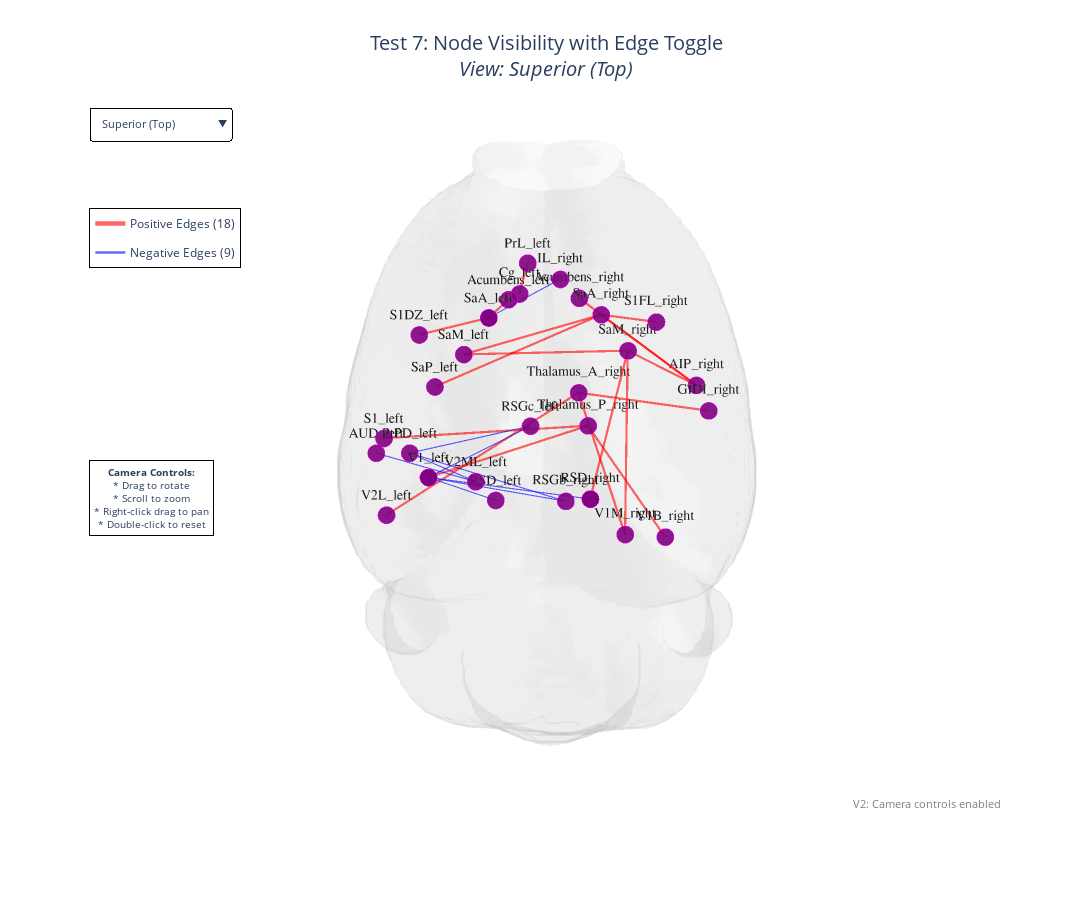

Notebook code for this chart:
### Code cell
# Display figure - try clicking on legend items to toggle visibility
fig7.show()

### Figure 1 — Plotly figure (JSON) as saved in the notebook; plotly's stock layout.template omitted (floating-point values rounded to 4 significant figures; data arrays with more than 128 entries replaced by an {"elided": "..."} marker saying what was removed)
{"data": [{"color": "lightgray", "hoverinfo": "skip", "i": {"elided": "18857 int values"}, "j": {"elided": "18857 int values"}, "k": {"elided": "18857 int values"}, "name": "Brain Surface", "opacity": 0.15, "showlegend": false, "type": "mesh3d", "x": {"elided": "9510 float values"}, "y": {"elided": "9510 float values"}, "z": {"elided": "9510 float values"}}, {"hoverinfo": "text", "hovertext": ["S1_left <-> Thalamus_P_right<br>Strength: 0.4446", "S1_left <-> Thalamus_P_right<br>Strength: 0.4446", "", "SaM_left <-> SaA_right<br>Strength: 0.8477", "SaM_left <-> SaA_right<br>Strength: 0.8477", "", "SaM_left <-> SaM_right<br>Strength: 0.8776", "SaM_left <-> SaM_right<br>Strength: 0.8776", "", "SaP_left <-> SaA_right<br>Strength: 0.5636", "SaP_left <-> SaA_right<br>Strength: 0.5636", "", "V1_left <-> Thalamus_P_right<br>Strength: 0.4247", "V1_left <-> Thalamus_P_right<br>Strength: 0.4247", "", "V2L_left <-> Thalamus_A_right<br>Strength: 0.3669", "V2L_left <-> Thalamus_A_right<br>Strength: 0.3669", "", "Acumbens_right <-> AIP_right<br>Strength: 0.5778", "Acumbens_right <-> AIP_right<br>Strength: 0.5778", "", "AIP_right <-> SaA_right<br>Strength: 0.7809", "AIP_right <-> SaA_right<br>Strength: 0.7809", "", "AIP_right <-> SaM_right<br>Strength: 0.4748", "AIP_right <-> SaM_right<br>Strength: 0.4748", "", "GIDI_right <-> Thalamus_A_right<br>Strength: 0.6926", "GIDI_right <-> Thalamus_A_right<br>Strength: 0.6926", "", "RSD_right <-> SaM_right<br>Strength: 0.4593", "RSD_right <-> SaM_right<br>Strength: 0.4593", "", "S1FL_right <-> SaA_right<br>Strength: 0.5726", "S1FL_right <-> SaA_right<br>Strength: 0.5726", "", "SaM_right <-> V1M_right<br>Strength: 0.5246", "SaM_right <-> V1M_right<br>Strength: 0.5246", "", "Thalamus_A_right <-> V1M_right<br>Strength: 0.4112", "Thalamus_A_right <-> V1M_right<br>Strength: 0.4112", "", "Thalamus_P_right <-> V1B_right<br>Strength: 0.4269", "Thalamus_P_right <-> V1B_right<br>Strength: 0.4269", "", "Acumbens_left <-> SaA_left<br>Strength: 0.9041", "Acumbens_left <-> SaA_left<br>Strength: 0.9041", "", "S1DZ_left <-> SaA_left<br>Strength: 0.3401", "S1DZ_left <-> SaA_left<br>Strength: 0.3401", "", "Cg_left <-> PrL_left<br>Strength: 0.4531", "Cg_left <-> PrL_left<br>Strength: 0.4531", ""], "legendgroup": "pos_edges", "line": {"color": "red", "width": 4.401}, "mode": "lines", "name": "Positive Edges (18)", "opacity": 0.6, "showlegend": true, "type": "scatter3d", "visible": true, "x": [-58.59, 16.43, null, -32.09, 21.1, null, -32.09, 31.56, null, -43.81, 21.1, null, -40.46, 16.43, null, -57.23, 12.84, null, 13.49, 60.91, null, 60.91, 21.1, null, 60.91, 31.56, null, 63.7, 12.84, null, 15.13, 31.56, null, 38.2, 21.1, null, 31.56, 26.63, null, 12.84, 26.63, null, 16.43, 41.09, null, -15.36, -22.08, null, -45.27, -22.08, null, -9.388, -6.823, null], "y": [8.488, 14.09, null, 41.74, 56.39, null, 41.74, 42.84, null, 29.43, 56.39, null, -5.352, 14.09, null, -19.09, 27.26, null, 66.54, 30.97, null, 30.97, 56.39, null, 30.97, 42.84, null, 19.95, 27.26, null, -12.73, 42.84, null, 48.54, 56.39, null, 42.84, -24.45, null, 27.26, -24.45, null, 14.09, -25.92, null, 66.02, 55.3, null, 45.26, 55.3, null, 59.34, 73.12, null], "z": [20.27, -7.116, null, -4.176, 0.7026, null, -4.176, -1.333, null, -7.824, 0.7026, null, 35.47, -7.116, null, 22.73, -9.544, null, -19.79, -18.26, null, -18.26, 0.7026, null, -18.26, -1.333, null, -6.569, -9.544, null, 36.37, -1.333, null, 32.72, 0.7026, null, -1.333, 41.27, null, -9.544, 41.27, null, -7.116, 34.26, null, -20.08, 0.1476, null, 24.39, 0.1476, null, 27.15, 14.37, null]}, {"hoverinfo": "text", "hovertext": ["AUD_left <-> V2ML_left<br>Strength: -0.3422", "AUD_left <-> V2ML_left<br>Strength: -0.3422", "", "PtPD_left <-> RSGc_left<br>Strength: -0.3477", "PtPD_left <-> RSGc_left<br>Strength: -0.3477", "", "PtPD_left <-> V2ML_left<br>Strength: -0.3428", "PtPD_left <-> V2ML_left<br>Strength: -0.3428", "", "PtPD_left <-> RSGb_right<br>Strength: -0.3483", "PtPD_left <-> RSGb_right<br>Strength: -0.3483", "", "RSD_left <-> V1_left<br>Strength: -0.4388", "RSD_left <-> V1_left<br>Strength: -0.4388", "", "RSGc_left <-> V1_left<br>Strength: -0.4162", "RSGc_left <-> V1_left<br>Strength: -0.4162", "", "V1_left <-> RSD_right<br>Strength: -0.3656", "V1_left <-> RSD_right<br>Strength: -0.3656", "", "V1_left <-> RSGb_right<br>Strength: -0.4256", "V1_left <-> RSGb_right<br>Strength: -0.4256", "", "SaA_left <-> IL_right<br>Strength: -0.6249", "SaA_left <-> IL_right<br>Strength: -0.6249", ""], "legendgroup": "neg_edges", "line": {"color": "blue", "width": 2.312}, "mode": "lines", "name": "Negative Edges (9)", "opacity": 0.6, "showlegend": true, "type": "scatter3d", "visible": true, "x": [-62.84, -23.78, null, -47.58, -5.474, null, -47.58, -23.78, null, -47.58, 6.821, null, -17.41, -40.46, null, -5.474, -40.46, null, -40.46, 15.13, null, -40.46, 6.821, null, -22.08, 5.433, null], "y": [3.179, -6.662, null, 3.067, 12.48, null, 3.067, -6.662, null, 3.067, -13.74, null, -13.24, -5.352, null, 12.48, -5.352, null, -5.352, -12.73, null, -5.352, -13.74, null, 55.3, 70.21, null], "z": [12.78, 40.97, null, 31.09, 30.6, null, 31.09, 40.97, null, 31.09, 31.04, null, 34.7, 35.47, null, 30.6, 35.47, null, 35.47, 36.37, null, 35.47, 31.04, null, 0.1476, -0.4093, null]}, {"hoverinfo": "text", "hovertext": ["<b>S1_left</b>", "<b>SaM_left</b>", "<b>SaP_left</b>", "<b>V1_left</b>", "<b>V2L_left</b>", "<b>Acumbens_right</b>", "<b>AIP_right</b>", "<b>GIDI_right</b>", "<b>RSD_right</b>", "<b>S1FL_right</b>", "<b>SaA_right</b>", "<b>SaM_right</b>", "<b>Thalamus_A_right</b>", "<b>Thalamus_P_right</b>", "<b>V1B_right</b>", "<b>V1M_right</b>", "<b>Acumbens_left</b>", "<b>S1DZ_left</b>", "<b>SaA_left</b>", "<b>Cg_left</b>", "<b>PrL_left</b>"], "legendgroup": "pos_edges", "marker": {"color": "purple", "line": {"color": "magenta", "width": 1}, "opacity": 0.9, "size": [12, 12, 12, 12, 12, 12, 12, 12, 12, 12, 12, 12, 12, 12, 12, 12, 12, 12, 12, 12, 12]}, "mode": "markers+text", "name": "nodes_pos_linked", "showlegend": false, "text": ["S1_left", "SaM_left", "SaP_left", "V1_left", "V2L_left", "Acumbens_right", "AIP_right", "GIDI_right", "RSD_right", "S1FL_right", "SaA_right", "SaM_right", "Thalamus_A_right", "Thalamus_P_right", "V1B_right", "V1M_right", "Acumbens_left", "S1DZ_left", "SaA_left", "Cg_left", "PrL_left"], "textfont": {"color": "black", "family": "Arial", "size": 14}, "textposition": "top center", "type": "scatter3d", "visible": true, "x": [-58.59, -32.09, -43.81, -40.46, -57.23, 13.49, 60.91, 63.7, 15.13, 38.2, 21.1, 31.56, 12.84, 16.43, 41.09, 26.63, -15.36, -45.27, -22.08, -9.388, -6.823], "y": [8.488, 41.74, 29.43, -5.352, -19.09, 66.54, 30.97, 19.95, -12.73, 48.54, 56.39, 42.84, 27.26, 14.09, -25.92, -24.45, 66.02, 45.26, 55.3, 59.34, 73.12], "z": [20.27, -4.176, -7.824, 35.47, 22.73, -19.79, -18.26, -6.569, 36.37, 32.72, 0.7026, -1.333, -9.544, -7.116, 34.26, 41.27, -20.08, 24.39, 0.1476, 27.15, 14.37]}, {"hoverinfo": "text", "hovertext": ["<b>AUD_left</b>", "<b>PtPD_left</b>", "<b>RSD_left</b>", "<b>RSGc_left</b>", "<b>V1_left</b>", "<b>V2ML_left</b>", "<b>RSD_right</b>", "<b>RSGb_right</b>", "<b>SaA_left</b>", "<b>IL_right</b>"], "legendgroup": "neg_edges", "marker": {"color": "purple", "line": {"color": "magenta", "width": 1}, "opacity": 0.9, "size": [12, 12, 12, 12, 12, 12, 12, 12, 12, 12]}, "mode": "markers+text", "name": "nodes_neg_linked", "showlegend": false, "text": ["AUD_left", "PtPD_left", "RSD_left", "RSGc_left", "V1_left", "V2ML_left", "RSD_right", "RSGb_right", "SaA_left", "IL_right"], "textfont": {"color": "black", "family": "Arial", "size": 14}, "textposition": "top center", "type": "scatter3d", "visible": true, "x": [-62.84, -47.58, -17.41, -5.474, -40.46, -23.78, 15.13, 6.821, -22.08, 5.433], "y": [3.179, 3.067, -13.24, 12.48, -5.352, -6.662, -12.73, -13.74, 55.3, 70.21], "z": [12.78, 31.09, 34.7, 30.6, 35.47, 40.97, 36.37, 31.04, 0.1476, -0.4093]}], "layout": {"annotations": [{"bgcolor": "rgba(255,255,255,0.9)", "bordercolor": "black", "borderpad": 4, "borderwidth": 1, "font": {"size": 10}, "showarrow": false, "text": "<b>Camera Controls:</b><br>* Drag to rotate<br>* Scroll to zoom<br>* Right-click drag to pan<br>* Double-click to reset", "x": 0.01, "xanchor": "left", "xref": "paper", "y": 0.5, "yanchor": "top", "yref": "paper"}, {"font": {"color": "gray", "size": 11}, "showarrow": false, "text": "V2: Camera controls enabled", "x": 0.99, "xanchor": "right", "xref": "paper", "y": 0.01, "yanchor": "bottom", "yref": "paper"}], "height": 900, "legend": {"bgcolor": "rgba(255,255,255,0.9)", "bordercolor": "black", "borderwidth": 1, "x": 0.01, "y": 0.85}, "scene": {"aspectmode": "data", "bgcolor": "white", "camera": {"center": {"x": 0, "y": 0, "z": 0}, "eye": {"x": 0, "y": 0, "z": 2}, "up": {"x": 0, "y": 1, "z": 0}}, "dragmode": "orbit", "xaxis": {"showgrid": false, "visible": false, "zeroline": false}, "yaxis": {"showgrid": false, "visible": false, "zeroline": false}, "zaxis": {"showgrid": false, "visible": false, "zeroline": false}}, "showlegend": true, "title": {"font": {"size": 20}, "text": "Test 7: Node Visibility with Edge Toggle<br><i>View: Superior (Top)</i>", "x": 0.5, "xanchor": "center"}, "updatemenus": [{"active": 4, "bgcolor": "rgba(255, 255, 255, 0.9)", "bordercolor": "black", "borderwidth": 1, "buttons": [{"args": [{"scene.camera.center.x": 0, "scene.camera.center.y": 0, "scene.camera.center.z": 0, "scene.camera.eye.x": 0, "scene.camera.eye.y": 2, "scene.camera.eye.z": 0, "scene.camera.up.x": 0, "scene.camera.up.y": 0, "scene.camera.up.z": 1, "title.text": "Test 7: Node Visibility with Edge Toggle<br><i>View: Anterior (Front)</i>"}], "label": "Anterior (Front)", "method": "relayout"}, {"args": [{"scene.camera.center.x": 0, "scene.camera.center.y": 0, "scene.camera.center.z": 0, "scene.camera.eye.x": 0, "scene.camera.eye.y": -2, "scene.camera.eye.z": 0, "scene.camera.up.x": 0, "scene.camera.up.y": 0, "scene.camera.up.z": 1, "title.text": "Test 7: Node Visibility with Edge Toggle<br><i>View: Posterior (Back)</i>"}], "label": "Posterior (Back)", "method": "relayout"}, {"args": [{"scene.camera.center.x": 0, "scene.camera.center.y": 0, "scene.camera.center.z": 0, "scene.camera.eye.x": -2, "scene.camera.eye.y": 0, "scene.camera.eye.z": 0, "scene.camera.up.x": 0, "scene.camera.up.y": 0, "scene.camera.up.z": 1, "title.text": "Test 7: Node Visibility with Edge Toggle<br><i>View: Left Lateral</i>"}], "label": "Left Lateral", "method": "relayout"}, {"args": [{"scene.camera.center.x": 0, "scene.camera.center.y": 0, "scene.camera.center.z": 0, "scene.camera.eye.x": 2, "scene.camera.eye.y": 0, "scene.camera.eye.z": 0, "scene.camera.up.x": 0, "scene.camera.up.y": 0, "scene.camera.up.z": 1, "title.text": "Test 7: Node Visibility with Edge Toggle<br><i>View: Right Lateral</i>"}], "label": "Right Lateral", "method": "relayout"}, {"args": [{"scene.camera.center.x": 0, "scene.camera.center.y": 0, "scene.camera.center.z": 0, "scene.camera.eye.x": 0, "scene.camera.eye.y": 0, "scene.camera.eye.z": 2, "scene.camera.up.x": 0, "scene.camera.up.y": 1, "scene.camera.up.z": 0, "title.text": "Test 7: Node Visibility with Edge Toggle<br><i>View: Superior (Top)</i>"}], "label": "Superior (Top)", "method": "relayout"}, {"args": [{"scene.camera.center.x": 0, "scene.camera.center.y": 0, "scene.camera.center.z": 0, "scene.camera.eye.x": 0, "scene.camera.eye.y": 0, "scene.camera.eye.z": -2, "scene.camera.up.x": 0, "scene.camera.up.y": -1, "scene.camera.up.z": 0, "title.text": "Test 7: Node Visibility with Edge Toggle<br><i>View: Inferior (Bottom)</i>"}], "label": "Inferior (Bottom)", "method": "relayout"}, {"args": [{"scene.camera.center.x": 0, "scene.camera.center.y": 0, "scene.camera.center.z": 0, "scene.camera.eye.x": -1.5, "scene.camera.eye.y": 1.5, "scene.camera.eye.z": 0.5, "scene.camera.up.x": 0, "scene.camera.up.y": 0, "scene.camera.up.z": 1, "title.text": "Test 7: Node Visibility with Edge Toggle<br><i>View: Anterolateral Left</i>"}], "label": "Anterolateral Left", "method": "relayout"}, {"args": [{"scene.camera.center.x": 0, "scene.camera.center.y": 0, "scene.camera.center.z": 0, "scene.camera.eye.x": 1.5, "scene.camera.eye.y": 1.5, "scene.camera.eye.z": 0.5, "scene.camera.up.x": 0, "scene.camera.up.y": 0, "scene.camera.up.z": 1, "title.text": "Test 7: Node Visibility with Edge Toggle<br><i>View: Anterolateral Right</i>"}], "label": "Anterolateral Right", "method": "relayout"}, {"args": [{"scene.camera.center.x": 0, "scene.camera.center.y": 0, "scene.camera.center.z": 0, "scene.camera.eye.x": -1.5, "scene.camera.eye.y": -1.5, "scene.camera.eye.z": 0.5, "scene.camera.up.x": 0, "scene.camera.up.y": 0, "scene.camera.up.z": 1, "title.text": "Test 7: Node Visibility with Edge Toggle<br><i>View: Posterolateral Left</i>"}], "label": "Posterolateral Left", "method": "relayout"}, {"args": [{"scene.camera.center.x": 0, "scene.camera.center.y": 0, "scene.camera.center.z": 0, "scene.camera.eye.x": 1.5, "scene.camera.eye.y": -1.5, "scene.camera.eye.z": 0.5, "scene.camera.up.x": 0, "scene.camera.up.y": 0, "scene.camera.up.z": 1, "title.text": "Test 7: Node Visibility with Edge Toggle<br><i>View: Posterolateral Right</i>"}], "label": "Posterolateral Right", "method": "relayout"}, {"args": [{"scene.camera.center.x": 0, "scene.camera.center.y": 0, "scene.camera.center.z": 0, "scene.camera.eye.x": 1.5, "scene.camera.eye.y": 1.5, "scene.camera.eye.z": 1.5, "scene.camera.up.x": 0, "scene.camera.up.y": 0, "scene.camera.up.z": 1, "title.text": "Test 7: Node Visibility with Edge Toggle<br><i>View: Oblique View</i>"}], "label": "Oblique View", "method": "relayout"}], "font": {"size": 11}, "showactive": true, "type": "dropdown", "x": 0.01, "xanchor": "left", "y": 0.99, "yanchor": "top"}], "width": 1200}}
